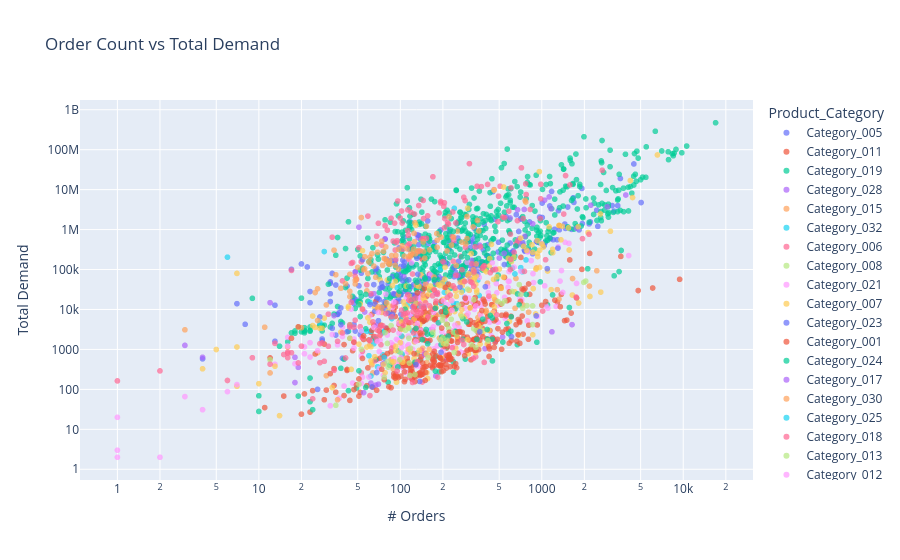

Notebook source saved alongside this figure:
### Markdown cell above
## 7. Scatter – Orders vs Demand (by Category)

### Code cell
scatter_df = (df.groupby(['Product_Code','Product_Category'])
                .agg(total_demand=('Order_Demand','sum'),
                     order_count=('Order_Demand','count'))
                .reset_index())

fig = px.scatter(scatter_df, x='order_count', y='total_demand',
                 color='Product_Category',
                 hover_data=['Product_Code'],
                 title='Order Count vs Total Demand',
                 labels={'order_count':'# Orders','total_demand':'Total Demand'},
                 opacity=0.7, size_max=12,
                 log_x=True, log_y=True)
fig.show()
